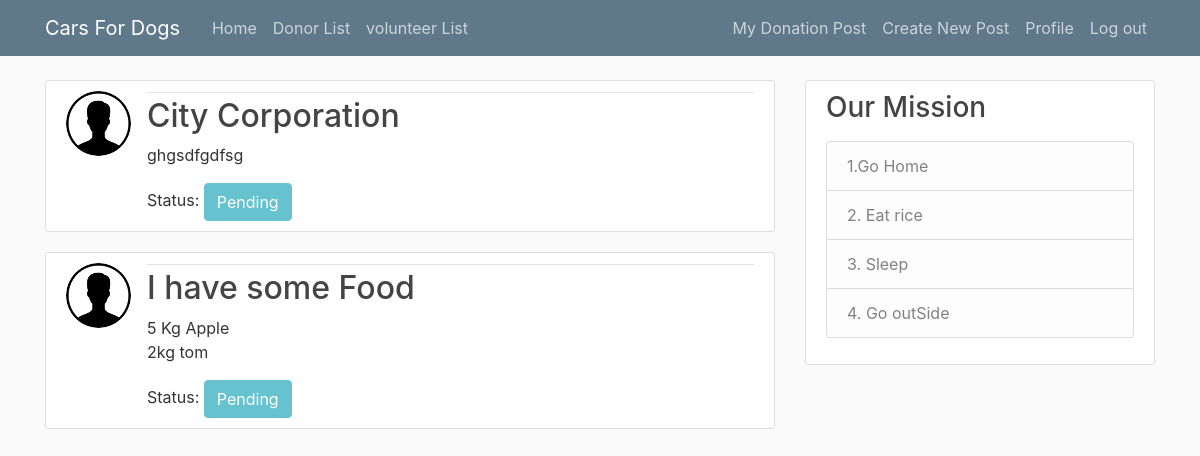
The app's page / (signed in), older data.
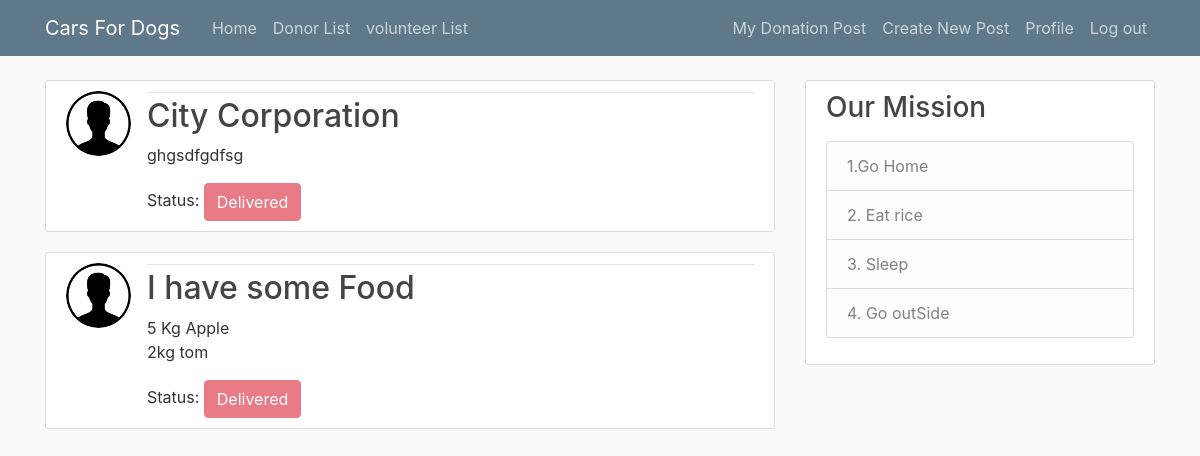
The same page, newer data.
### food_doner/models.py (models this page shows, shortened)
class Doner_Post(models.Model):
    date = models.DateField()
    title = models.CharField(max_length = 100)
    food_des = models.TextField()
    date_posted = models.DateTimeField (default = timezone.now)
    username = models.ForeignKey(User, on_delete=models.CASCADE)
    status = models.IntegerField(default = 1)

class profile(models.Model):
    user = models.OneToOneField(User, on_delete = models.CASCADE)
    image = models.ImageField(default= 'default.jpg', upload_to = 'profile_pics')
    number = models.CharField(max_length = 100)
    address= models.CharField(max_length = 100)

### food_doner/views.py (the view)
# urls.py: path('', PostListView.as_view(),name = 'food_donation'),
class PostListView (ListView):
    model = Doner_Post
    template_name = "food_doner/home.html"
    context_object_name = 'posts'
    ordering = ['-date_posted']

### food_doner/templates/food_doner/home.html (shortened to what this page needs)
{% extends "food_doner/base.html" %}
{% block content %}
    {% for post in posts %}
        <article class="media content-section">
            <img class="rounded-circle article-img" src="{{ user.profile.image.url }}" alt = "No Image Found">
            <div class="media-body">
                <div class="article-metadata">
                </div>
                <h2><a class="article-title" href="">{{ post.title }}</a></h2>
                <p class="article-content">{{ post.food_des }}</p>
            Status:
                {% if post.status == 1 %}
                    <button class="btn btn-info" disabled>Pending</button>
                {% elif post.status == 2  %}
                    <button class="btn btn-success" disabled>Confirm to Take Delivery</button>
                {% else %}
                    <button class="btn btn-danger" disabled>Delivered</button>
                {% endif %}
            </div>
        </article>
    {% endfor %}
{% endblock content %}

### food_doner/templates/food_doner/base.html (shortened to what this page needs)
{% load static %}
<!DOCTYPE html>
<html>
<head>
    <link rel="stylesheet" href="https://maxcdn.bootstrapcdn.com/bootstrap/4.0.0/css/bootstrap.min.css"
>
    <link rel="stylesheet" type="text/css" href="{% static 'food_doner/main.css' %}">
</head>
<body>
<header class="site-header">
    <nav class="navbar navbar-expand-md navbar-dark bg-steel fixed-top">
        <div class="container">
            <a class="navbar-brand mr-4" href="{% url 'food_donation' %}">Cars For Dogs</a>
            <div class="collapse navbar-collapse" id="navbarToggle">
                <div class="navbar-nav mr-auto">
                    <a class="nav-item nav-link" href="{% url 'food_donation' %}">Home</a>
                       <a class="nav-item nav-link" href="{% url 'showall' %}">Donor List</a>
                        <a class="nav-item nav-link" href="{% url 'showall2' %}">volunteer List</a>
                </div>
                <div class="navbar-nav">
                    {% if user.is_authenticated %}
                        <a class="nav-item nav-link" href="{% url 'mypost' %}">My Donation Post</a>
                                                <a class="nav-item nav-link" href="/post/new/">Create New Post</a>
                        <a class="nav-item nav-link" href="{% url 'profile' %}">Profile</a>
                        <a class="nav-item nav-link" href="{% url 'logout' %}">Log out</a>
                    {% else %}
                        <a class="nav-item nav-link" href="{% url 'Login_Voluntiar' %}">Login as volunteer</a>
                        <a class="nav-item nav-link" href="{% url 'login' %}">Login as  Food Doner</a>
                    {% endif %}
                </div>
            </div>
        </div>
    </nav>
</header>
<main role="main" class="container">
    <div class="row">
        <div class="col-md-8">
            {% block content %}{% endblock %}
        </div>
        <div class="col-md-4">
            <div class="content-section">
                <h3>Our Mission</h3>
                <p class='text-muted'>
                <ul class="list-group">
                    <li class="list-group-item list-group-item-light">1.Go Home</li>
                    <li class="list-group-item list-group-item-light">2. Eat rice</li>
                    <li class="list-group-item list-group-item-light">3. Sleep</li>
                    <li class="list-group-item list-group-item-light">4. Go outSide</li>
                </ul>
                </p>
            </div>
        </div>
    </div>
</main>
</body>
</html>

### food_doner/static/food_doner/main.css (style rules this page uses)
body { background: #fafafa; color: #333333; margin-top: 5rem; }
h1, h2, h3, h4, h5, h6 { color: #444444; }
ul { margin: 0; }
.bg-steel { background-color: #5f788a; }
.site-header .navbar-nav .nav-link { color: #cbd5db; }
.content-section { background: #ffffff; padding: 10px 20px; border: 1px solid #dddddd; border-radius: 3px; margin-bottom: 20px; }
.article-title { color: #444444; }
.article-content { white-space: pre-line; }
.article-img { height: 65px; width: 65px; margin-right: 16px; }
.article-metadata { padding-bottom: 1px; margin-bottom: 4px; border-bottom: 1px solid #e3e3e3 }

Row changes from the older to the newer data that the page shows:
changed Doner_Post "City Corporation": status "Pending" → "Delivered"
changed Doner_Post "I have some Food": status "Pending" → "Delivered"
